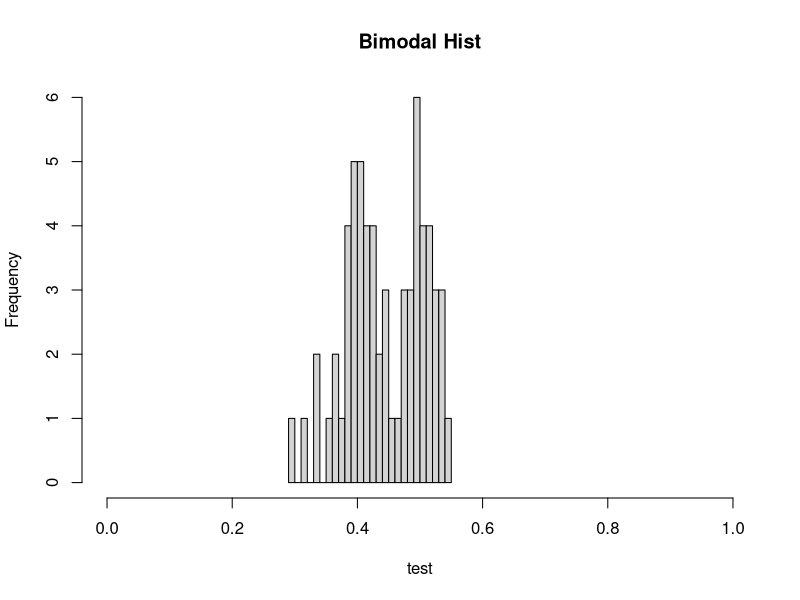
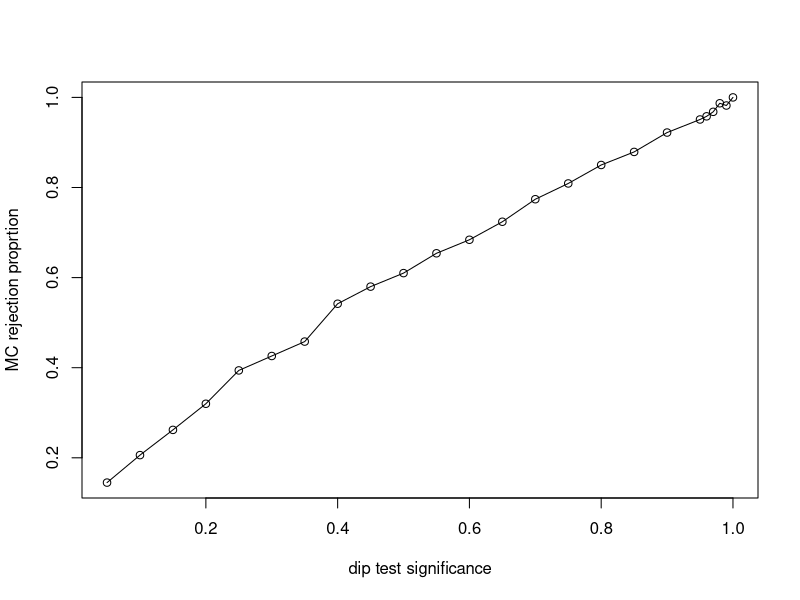
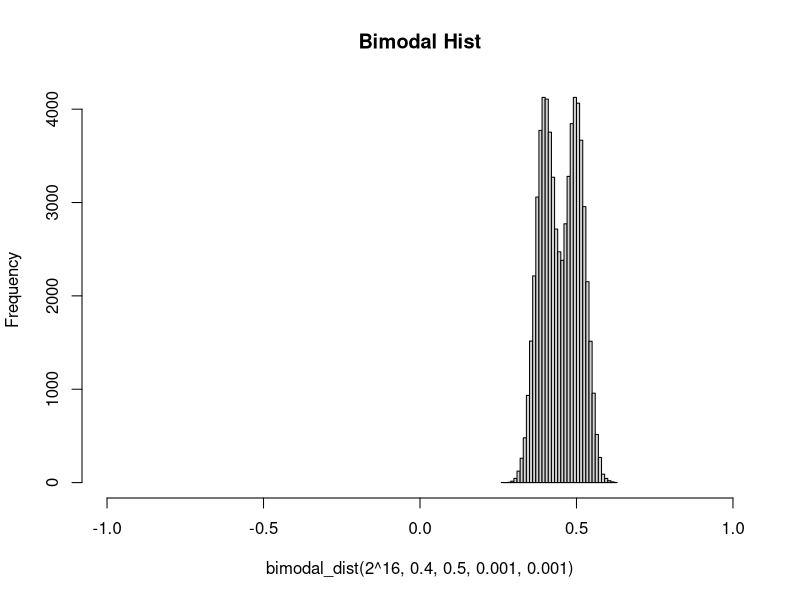
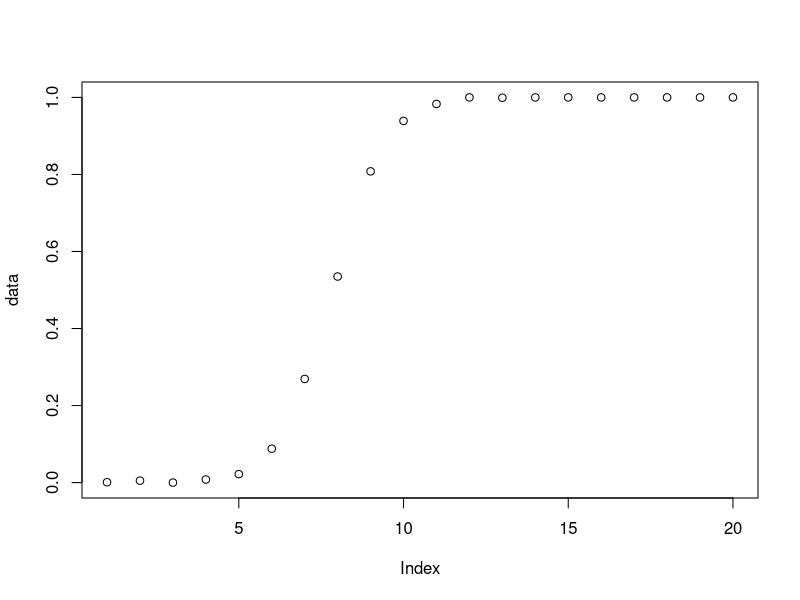

Generate these figures, in order, with R:


library(diptest)

bimodal_dist <- function(n,mode_1,mode_2,var_1,var_2){
  data <- c()
  for(i in c(1:n)){
    data[i]<- sample(c(rnorm(1,mode_1,sqrt(var_1)),rnorm(1,mode_2,sqrt(var_2))),1)
  }
  return(data)
}

test<- bimodal_dist(2^6,0.4,0.5,0.001,0.001)
dip.test(test)$p.value

hist(test, breaks =32,xlim = c(0,1),main = "Bimodal Hist")

monte_carlo_bimodal <- function(runs,dip_test_significance,n,mode_1,mode_2,var_1,var_2){
  count <-  0
  for(i in 1:runs){
    if(i %% 100 ==0){
      print(paste("run :", i))
      print(count)
    }
    estimate <- bimodal_dist(n,mode_1,mode_2,var_1,var_2)
    pvalue<-dip.test(estimate)$p.value
    if( pvalue<= dip_test_significance){
    count <- count+ 1
     #print("reject")
    }
  }
  proportion_of_rejections <- count/runs
  return(proportion_of_rejections)
}

monte_carlo_bimodal(1000,0.65,2^6,0.4,0.5,0.1,0.1)

runs = 1000
sig_levels <-  c(seq(0.05,0.95,by = 0.05),seq(0.96,1,by = 0.01))
alphas_bimodal <-c()
index <- 1

for(sig in sig_levels){
  test <- monte_carlo_bimodal(runs,sig,2^6,0.4,0.5,0.001,0.001)
  print(paste("dip_test_significance:" ,sig))
  print(test)
  alphas_bimodal[index] <- test
  index <- index + 1 
}

plot(sig_levels,alphas_bimodal,type = "o",
     xlab="dip test significance", ylab= "MC rejection proprtion")

hist(bimodal_dist(2^16,0.4,0.5,0.001,0.001), breaks =32,xlim = c(-1,1),main = "Bimodal Hist")

runs = 1000
data <- c()
index <- 0
diff <- seq(0,10,by=0.5)
for(d in diff){
  test<- monte_carlo_bimodal(runs,0.05,2^6,0,d,1,1)
  data[index] <- test
  index <- index + 1 
}

plot(data)
  
